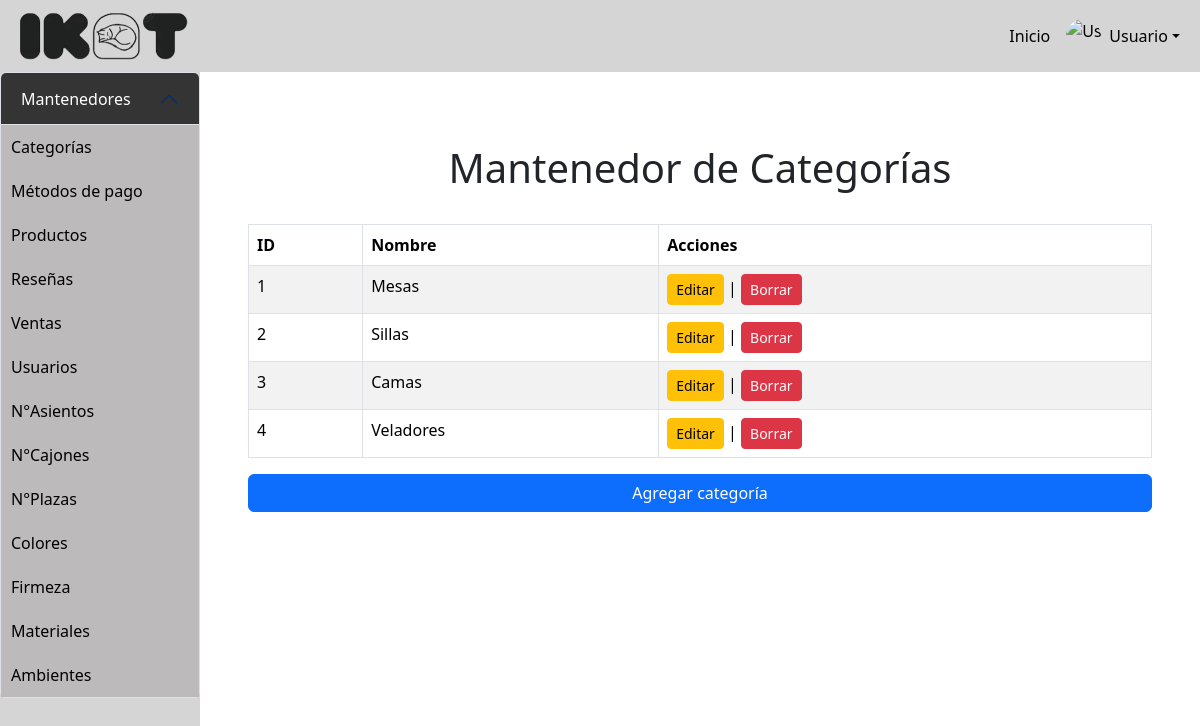
The app's page /mantenedores/categoria/mostrar_categoria.php, older data.
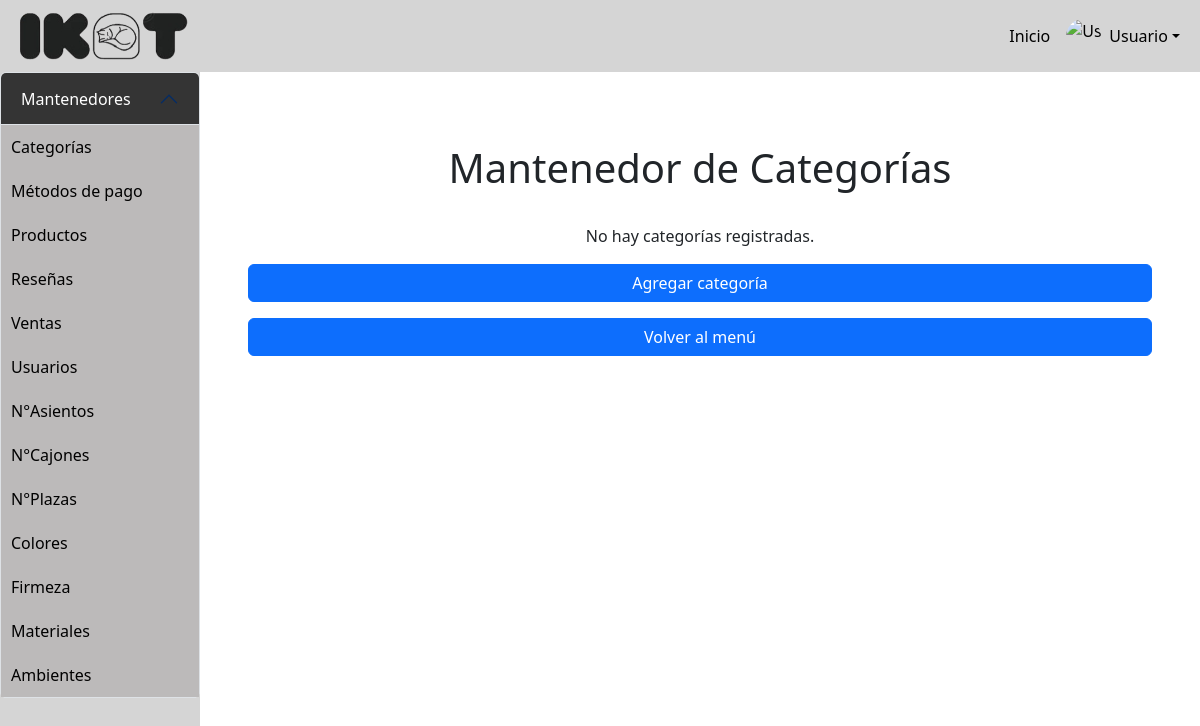
The same page, newer data.
### tables this page shows
CREATE TABLE `categoria` (
  `id_categoria` int(10) NOT NULL,
  `nombre_categoria` varchar(50) NOT NULL
);

### mantenedores/categoria/mostrar_categoria.php (the view, shortened to what the changed rows need)
<?php
include '../conexion.php';
?>
<!DOCTYPE html>
<html lang="en">
<head>
    <link href="https://cdn.jsdelivr.net/npm/bootstrap@5.3.3/dist/css/bootstrap.min.css" rel="stylesheet">
    <link rel="stylesheet" href="../menu/styles.css">
</head>
<body>
    <div class="d-flex">
        <div class="content-area flex-grow-1 p-5 col-4 col-md-10">
            <h1 class="text-center p-4">Mantenedor de Categorías</h1>
            <div class="table-responsive">
                <?php
                    $sql = "SELECT * FROM categoria";
                    $result = $conn->query($sql);
                    if ($result->num_rows > 0) {
                        echo "<table class='table table-bordered table-striped'>
                                <thead class='thead-dark'>
                                    <tr>
                                        <th>ID</th>
                                        <th>Nombre</th>
                                        <th>Acciones</th>
                                    </tr>
                                </thead>
                                <tbody>";
                        while($row = $result->fetch_assoc()) {
                            echo "<tr>
                                    <td>" . $row["id_categoria"] . "</td>
                                    <td>" . $row["nombre_categoria"] . "</td>
                                    <td>
                                        <a class='btn btn-warning btn-sm' data-bs-toggle='modal' data-bs-target='#editarCategoriaModal" . $row["id_categoria"] . "'>Editar</a> |
                                        <a href='borrar_categoria.php?id=" . $row["id_categoria"] . "' class='btn btn-danger btn-sm'>Borrar</a>
                                    </td>
                                  </tr>";
                        }
                        echo "</tbody></table>";
                        echo "<a class='btn btn-primary mt-3 d-block' data-bs-toggle='modal' data-bs-target='#agregarCategoriaModal'>Agregar categoría</a>";
                    } else {
                        echo "<p class='text-center'>No hay categorías registradas.</p>";
                        echo "<a class='btn btn-primary mt-3 d-block' data-bs-toggle='modal' data-bs-target='#agregarCategoriaModal'>Agregar categoría</a>";
                        echo "<a href='../menu/menu.html' class='btn btn-primary mt-3 d-block'>Volver al menú</a>";
                    }
                ?>
            </div>
        </div>
    </div>
</body>
</html>

Row changes from the older to the newer data that the page shows:
removed categoria: id_categoria "1", nombre_categoria "Mesas"
removed categoria: id_categoria "2", nombre_categoria "Sillas"
removed categoria: id_categoria "3", nombre_categoria "Camas"
removed categoria: id_categoria "4", nombre_categoria "Veladores"
Text that changed along with them:
text no longer shown: "ID Nombre Acciones"
text now shown: "No hay categorías registradas. Volver al menú"
